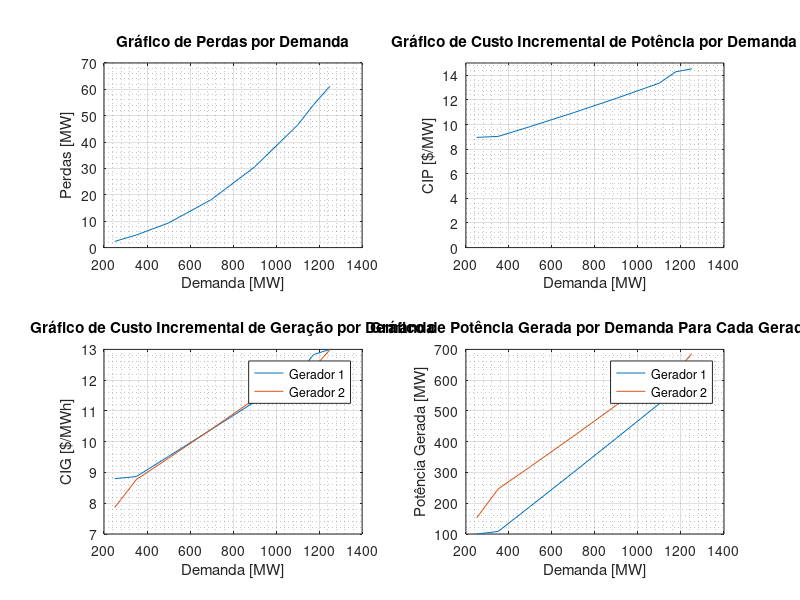

Write the MATLAB code that produced this figure.
clc
clear all
format long 
 
% Passo 1 - Especifica Demanda
%demanda = [250 350 500 700 900 1100 1175 1250];
 
demanda = [250 350 500 700 900 1100 1175 1250];

% ESPECIFIQUE QUAL TESTE DESEJA REALIZAR:
% TESTE = 1 -> SIMULA CASO COM 2 GERADORES
% TESTE = 2 -> SIMULA CASO COM 4 GERADORES
 
TESTE = 1;
 
% parâmetros de entrada
 
% caso de teste 1
 
if TESTE==2
    
a = [0.0080 0.0096 0.0080 0.0096];
 
b = [8 6.4 8 6.4];
 
c = [0 0];
 
pmin = [50 50 50 50];
 
pmax = [625/2 625/2 625/2 625/2];
 
B = [8.383183 -0.049448 8.383183 -0.049448 0.375082; -0.049448 5.9635668 -0.049448 5.9635668 0.194971; 8.383183 -0.049448 8.383183 -0.049448 0.375082; -0.049448 5.9635668 -0.049448 5.9635668 0.194971; 0.375082 0.194971 0.375082 0.194971 0.090121]*0.001;
 
end
 
 
if TESTE==1
   
 
pmin = [100 100];
 
pmax = [625 625];
 
a = [0.0080 0.0096];
 
b = [8 6.4];
 
c = [0 0];
 
B = [8.383183 -0.049448 0.375082; -0.049448 5.9635668 0.194971; 0.375082 0.194971 0.090121]*0.001;
 
end
 
% Passo 2 - Calcula Preço Inicial
 
% calcular at, bt e alfa
 
pg = zeros(size(a));
 
PotenciasGeradas = [];
 
alfat = [];
 
Pbase = 100;
 
cip=[];
perdasf=[];
cig=[];
potenciasgera=[];
 
for i=1:length(demanda)
    
  at=0;
  for j=1:length(a)
      at=at+(1/a(j));
  end
  at=1/(at);
  bt=0;
  for j=1:length(a)
      bt=bt+(b(j)/a(j));
  end
  
  bt=bt*at;
  
  alfa = at*demanda(i)+bt;     
 
  for k=1:length(pg)
     pg(k) = (alfa-b(k))/a(k);
  end
 
limitemin =[];
limitemax =[];
normal = [];
 
% verifica quais geradores tiveram limites ultrapassados
 
for k=1:length(pg)
 
    if pg(k) < pmin(k)
        limitemin = [limitemin, k];
    end
          
    if  pg(k) > pmax(k)
        limitemax = [limitemax, k];
    end
     
    if (pg(k) > pmin(k)) && (pg(k) < pmax(k))
         normal = [normal, k];
    end
 
end
 
 
pacomulada = 0;
 
for u=1:length(limitemin)
    pacomulada= pacomulada + pmin(limitemin(u));
end
 
for u=1:length(limitemax)
    pacomulada= pacomulada + pmax(limitemax(u));
end
 
pgt = demanda(i)-pacomulada;
 
% recalcula at, bt e alfa para as normais
 
for j=1:length(normal)
      at=at+(1/a(normal(j)));
end
 
at=1/(at);
bt=0;
  
for j=1:length(normal)
    bt=bt+(b(normal(j)))/a(normal(j));
end
  
bt=bt*at;
 
alfa = at*pgt+bt;
alfat = [alfat, alfa];
% recalcula as potências com o novo alfa
 
for k=1:length(normal)
     pg(normal(k)) = (alfa-b(normal(k)))/a(normal(k));
end
 
% substitui potências pelos limites dos que ultrapassaram
 
for k=1:length(limitemin)
     pg(limitemin(k)) = pmin(limitemin(k));
end
 
for k=1:length(limitemax)
     pg(limitemax(k)) = pmax(limitemax(k));
end
bdim = size(B);
an=a*Pbase*Pbase;
bn=b*Pbase;
alfan=alfa*Pbase;
matriz = [];
vetor = [];
 
demanda2 = demanda(i);
 
% Passo 3 - Calcula Matriz e Potências para o Preço Inicial
 
for linha=1:length(a)
 
    for coluna=1:length(a)
 
        if linha==coluna
        
            matriz(linha,coluna) = 2*B(linha,coluna)+an(linha)/alfan;
    
        else
            matriz(linha,coluna) = 2*B(linha,coluna);
        end
    end
end
 
vetor = 1-(2*B(1:end-1,bdim(2)))-(transpose(bn)/alfan);
 
pgeradas = [];
 
pgeradas = transpose(matriz\vetor);

 
if TESTE==1

    if pgeradas(1)<1
    
        calcula=0;
        calcula=1-pgeradas(1);
        pgeradas(1)=1;
        pgeradas(2)=pgeradas(2)-calcula;
    
    end

     if pgeradas(2)<1
    
        calcula=0;
        calcula=1-pgeradas(2);
        pgeradas(2)=1;
        pgeradas(1)=pgeradas(1)-calcula;
    
     end
    
    if pgeradas(2)>6.25
    
        calcula=0;
        calcula=pgeradas(2)-6.25;
        pgeradas(2)=6.25;
        pgeradas(1)=pgeradas(1)+calcula;
    
     end
     
    if pgeradas(1)>6.25
    
        calcula=0;
        calcula=pgeradas(1)-6.25;
        pgeradas(1)=6.25;
        pgeradas(2)=pgeradas(2)+calcula;
    
     end
end

        

if TESTE==2
    for i=1:length(pgeradas)
    if pgeradas(i)<0.001
        pgeradas(i)=pmin(i)/Pbase;
    end
    end
    
     if pgeradas(4)>3.25
        pgeradas(4)=pmax(4)/Pbase;
    end
    if pgeradas(2)>3.25
        pgeradas(2)=pmax(2)/Pbase;
    end
    
end

        
% Passo 4 - Cálculo das Perdas
 
pp = [pgeradas 1];
 
perdas = pp*B*transpose(pp);
 
% Passo 5 - Cálculo do mismatch de potência ativa e Critério de Parada
 
DELTAP = sum(pgeradas) - demanda2/Pbase - perdas;
 
pgeradas = [zeros(size(pgeradas)); [pgeradas]];
 
p = [0 alfan];
 
perdas = [0 perdas];
 
contador=2;
 
while abs(DELTAP)>0.000001
    
    deltap = ((p(contador)-p(contador-1))/(sum(pgeradas(contador,1:end))-sum(pgeradas(contador-1,1:end))))*((demanda2/Pbase)+perdas(contador)-sum(pgeradas(contador,1:end)));
 
    novo_p = p(contador)+deltap;
 
    for linha=1:length(a)
 
        for coluna=1:length(a)
 
            if linha==coluna
        
                matriz(linha,coluna) = 2*B(linha,coluna)+an(linha)/novo_p;
    
            else
                matriz(linha,coluna) = 2*B(linha,coluna);
            end
        end
    end
 
    matriz3=matriz;
    vetor = 1-(2*B(1:end-1,bdim(2)))-(transpose(bn)/novo_p);
 
    pgr = transpose(matriz\vetor);
 
    if TESTE==2
    for i=1:length(pgr)
    if pgr(i)<0.001
        pgr(i)=pmin(i)/Pbase;
    end
    
    end
    
    
    if pgr(4)>3.25
        pgr(4)=pmax(4)/Pbase;
    end
    if pgr(2)>3.25
        pgr(2)=pmax(2)/Pbase;
    end
    
    end
if TESTE==1

    if pgr(1)<1
    
        calcula=0;
        calcula=1-pgr(1);
        pgr(1)=1;
        pgr(2)=pgr(2)-calcula;
    
    end
    
    if pgr(2)<1
    
        calcula=0;
        calcula=1-pgr(2);
        pgr(2)=1;
        pgr(1)=pgr(1)-calcula;
    
    end
    
    if pgr(2)>6.25
    
        calcula=0;
        calcula=pgr(2)-6.25;
        pgr(2)=6.25;
        pgr(1)=pgr(1)+calcula;
    
     end
     
    if pgr(1)>6.25
    
        calcula=0;
        calcula=pgr(1)-6.25;
        pgr(1)=6.25;
        pgr(2)=pgr(2)+calcula;
    
    end
    
end


    pp = [pgr 1];
 
    perds = pp*B*transpose(pp);
 
    DELTAP = sum(pgr) - demanda2/Pbase - perds;
 
    pgeradas = [[pgeradas]; pgr];
 
    p = [p novo_p];
 
    perdas = [perdas perds];
 
    contador = contador + 1;
 
end

pprov = [pgr,1];
 
perdasincrementais = [];
 
for t=1:length(pgr)
 
    bprov = B(t,1:end);
    perdasincrementais(t) = sum(2*pprov.*bprov);
    
end
 
 
fatordepenalidade=[];
 
for t=1:length(pgr)
 
fatordepenalidade(t) = (1/(1-perdasincrementais(t)));
    
end
 
custosincrementaisdeger = [];
 
for t=1:length(pgr)
 
custosincrementaisdeger(t) = a(t)*pgr(t)*Pbase+b(t);
    
end
 
custoincrementaldepotencia = custosincrementaisdeger(1)*fatordepenalidade(1);
 
 
display('Para a Demanda [pu] de:')
display(demanda2/Pbase)
display('Potências Geradas [pu] de:')
display(pgr)
display('Perdas [pu] de:')
display(perds)
display('Custo Incremental de Potência [$/MW]:')
display(custoincrementaldepotencia)
display('Fatores de Penalidade:')
display(fatordepenalidade)
display('Custos Incrementais de Geração [$/MWh]:')
display(custosincrementaisdeger)
 
cip = [cip,custoincrementaldepotencia];
perdasf = [perdasf,perds*Pbase]; 
cig = [cig;custosincrementaisdeger];
potenciasgera=[potenciasgera; pgr];
 
end
 
figure
 
subplot(2,2,1)
plot(demanda,perdasf);
title('Gráfico de Perdas por Demanda')
xlabel('Demanda [MW]')
ylabel('Perdas [MW]')
grid on
grid minor
 
subplot(2,2,2)
plot(demanda,cip);
title('Gráfico de Custo Incremental de Potência por Demanda')
xlabel('Demanda [MW]')
ylabel('CIP [$/MW]')
ylim([0 15])
grid on
grid minor
 
cigdim=size(cig);
 
subplot(2,2,3)
 
for ay=1:cigdim(2)
    
    plot(demanda,cig(1:end,ay))
    hold on
 
end
 
title('Gráfico de Custo Incremental de Geração por Demanda')
xlabel('Demanda [MW]')
ylabel('CIG [$/MWh]')
grid on
grid minor
 
 
if TESTE==2
legend('Gerador 1','Gerador 2','Gerador 3','Gerador 4')
end
 
if TESTE==1
legend('Gerador 1','Gerador 2')
end
 
subplot(2,2,4)
 
for ay=1:cigdim(2)
    
    plot(demanda,transpose(potenciasgera(1:end,ay))*Pbase)
    hold on
 
end
 
title('Gráfico de Potência Gerada por Demanda Para Cada Gerador')
xlabel('Demanda [MW]')
ylabel('Potência Gerada [MW]')
grid on
grid minor
 
if TESTE==2
legend('Gerador 1','Gerador 2','Gerador 3','Gerador 4')
end
 
if TESTE==1
legend('Gerador 1','Gerador 2')
end
